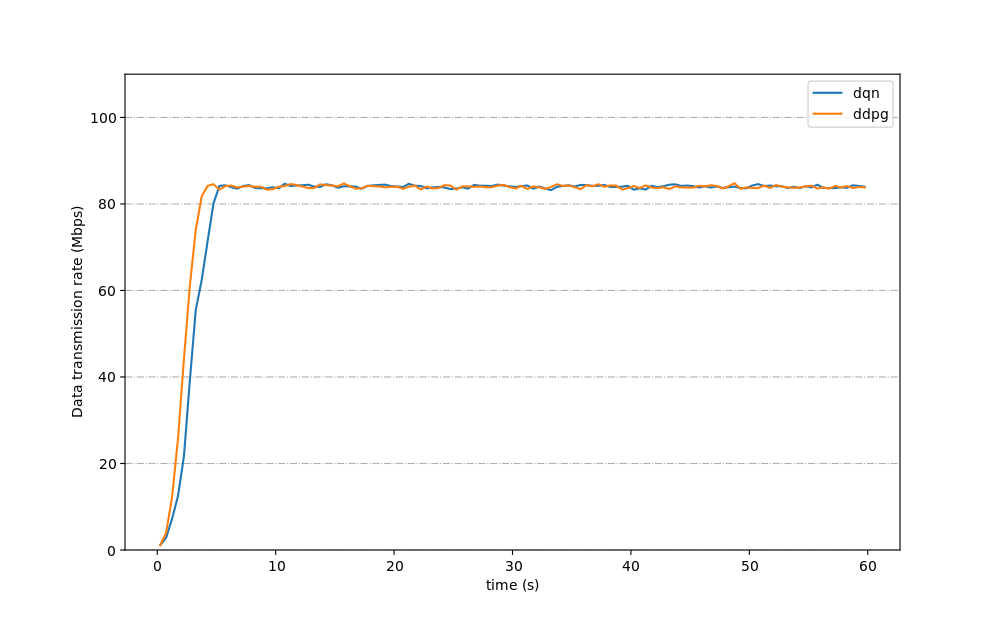

Write the Python code that produced this figure.
import matplotlib
import matplotlib.pyplot as plt

matplotlib.use('cairo')
plt.figure(figsize=(10, 6.18))
subfig = 220

STEP = 0.5
PACKET = 1024
VINDEX = 0

suffixset = ['dqn', 'ddpg']

for suffix in suffixset:
    xc0, yc0 = [], []
    with open('/root/ndn/proj-sep/log/multiport/' + suffix + '-c0-drop-91.log',
              'r') as filep:
        dqns = filep.readlines()
        datanum0 = [0] * 1000
        indexmax0 = 0
        for line in dqns:
            value = line.replace(' ', '').split(',')
            if (len(value) >= 3 and value[2] == 'data'):
                index0 = int(float(value[1]) / STEP)
                if index0 > indexmax0: indexmax0 = index0
                datanum0[index0] += 1
        xstep = STEP / 2
        for i in range(indexmax0 + 1):
            xc0.append(xstep)
            yc0.append(float(datanum0[i] * PACKET * 8) / (STEP * 1000 * 1000))
            xstep += STEP

    file11 = '/root/ndn/proj-sep/log/multiport/' + suffix + '-c1-drop-91.log'
    dqns = open(file11, 'r').readlines()
    x0, y0 = [], []
    x1, y1 = [], []
    datanum0 = [0] * 1000
    indexmax0 = 0
    datanum1 = [0] * 1000
    indexmax1 = 0
    for line in dqns:
        value = line.replace(' ', '').split(',')
        if (len(value) >= 3 and value[2] == 'data'):
            if (value[5] == '/ustc/1'):
                index0 = int(float(value[1]) / STEP)
                if index0 > indexmax0: indexmax0 = index0
                datanum0[index0] += 1
            elif (value[5] == '/ustc/2'):
                index1 = int(float(value[1]) / STEP)
                if index1 > indexmax1: indexmax1 = index1
                datanum1[index1] += 1
    xstep = STEP / 2
    for i in range(indexmax0 + 1):
        x1.append(xstep)
        y1.append(float(datanum1[i] * PACKET * 8) / (STEP * 1000 * 1000))
        x0.append(xstep)
        y0.append(
            float(datanum0[i] * PACKET * 8) / (STEP * 1000 * 1000) + y1[i] +
            yc0[i])
        xstep += STEP

    subfig += 1
    #plt.subplot(subfig)
    #plt.title(nameset[subfig - 221])
    #plt.stackplot(x0,
    #              yc0,
    #              y0,
    #              y1,
    #              labels=[
    #                  'Path0', 'Path1 through the bottleneck',
    #                  'Path1 not through the bottleneck'
    #              ])
    plt.plot(x0, y0, label=suffixset[subfig - 221])
    plt.grid(which='both', axis="y", linestyle='-.')
    plt.ylim((0, 110))
    plt.xlabel("time (s)")
    plt.ylabel("Data transmission rate (Mbps)")
plt.legend()
plt.savefig('./pgqn.png')
